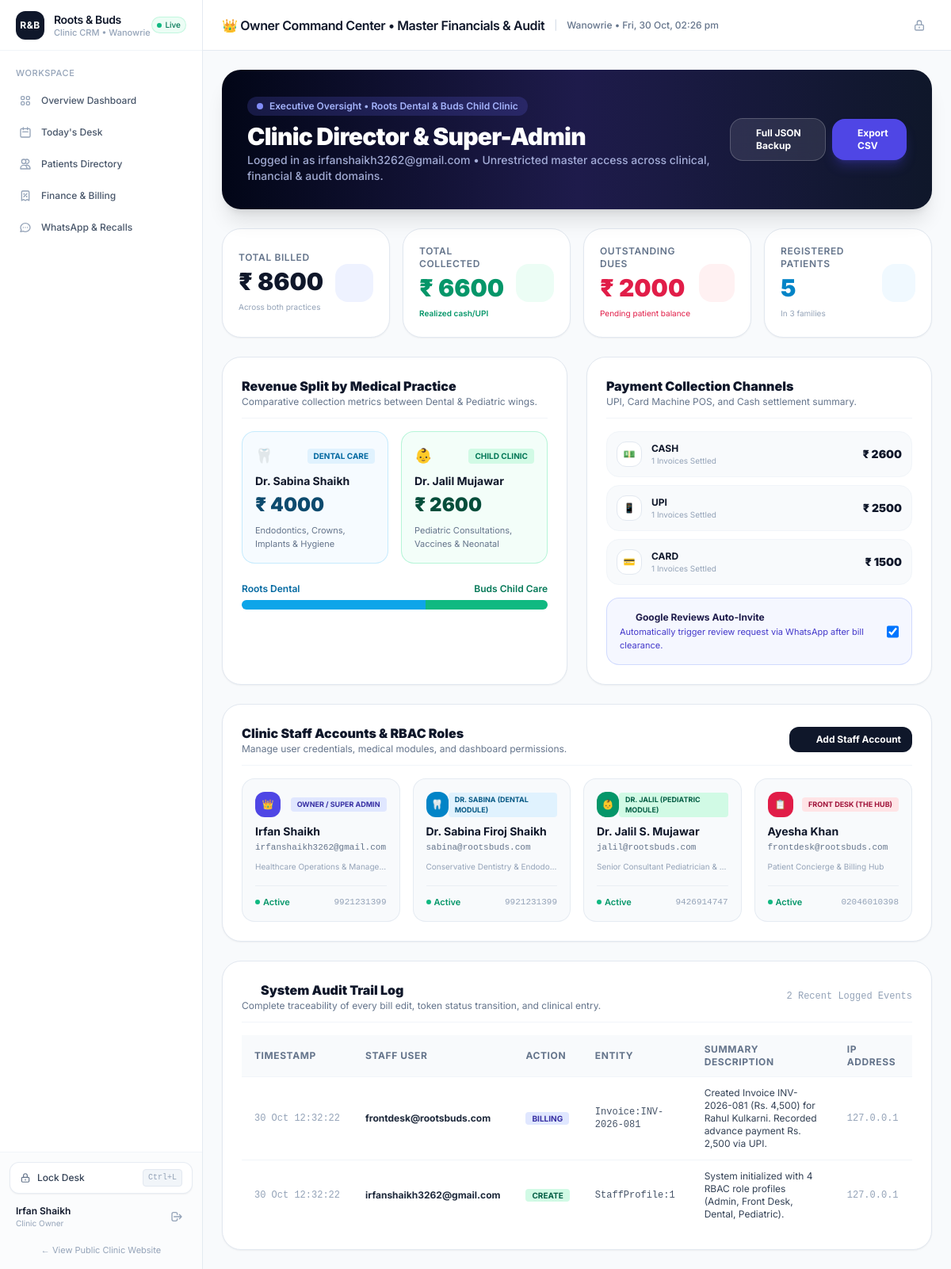
/crm/admin/ (signed in), run on an earlier commit of the app's database.
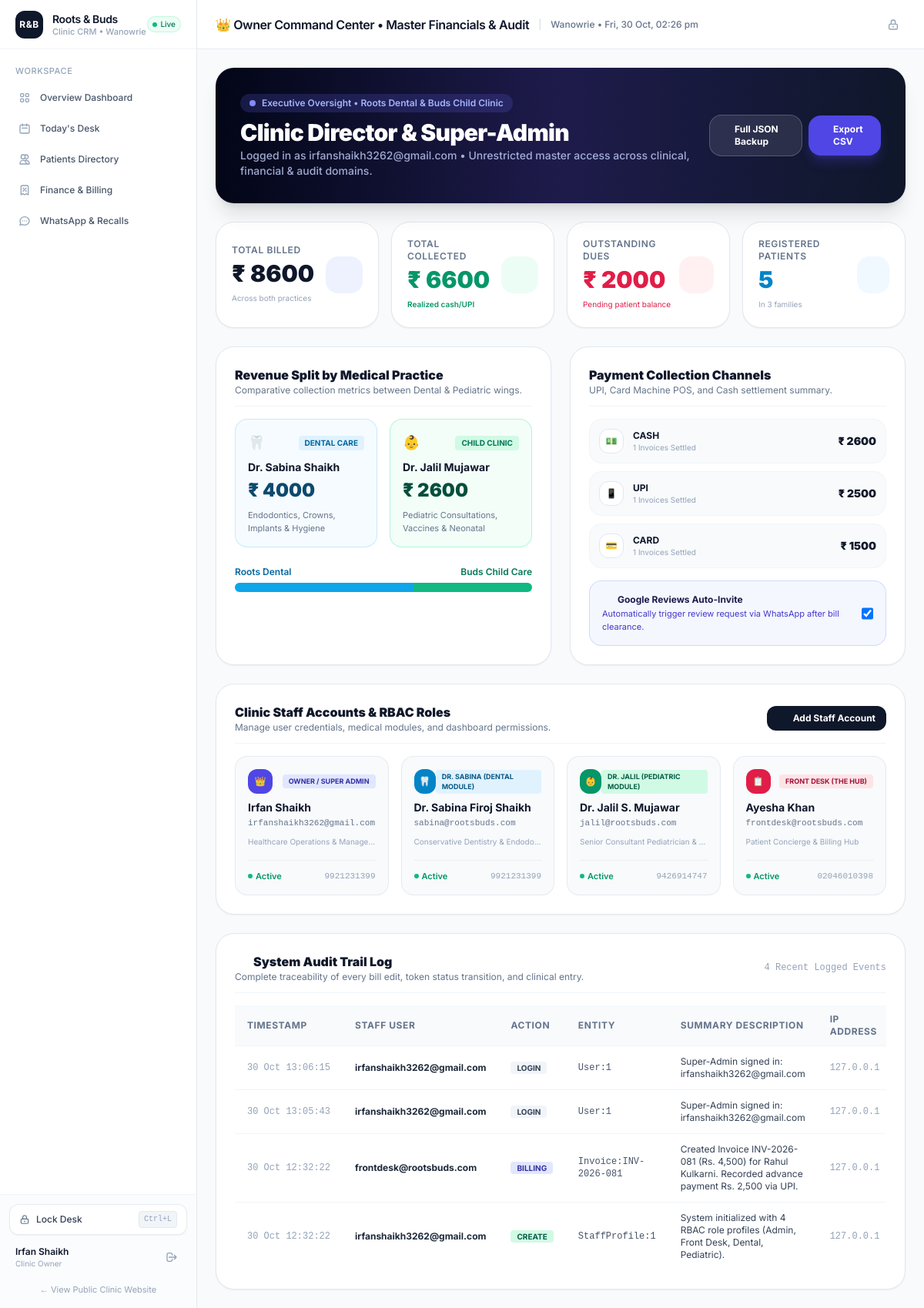
And on a later commit of the database.
### clinic/models.py (models this page shows, shortened)
class Invoice(models.Model):
    CLINIC_CHOICES = [
        ('dental', 'Roots Dental Clinic'),
        ('pediatric', 'Buds Child Clinic'),
    ]
    PAYMENT_METHOD_CHOICES = [
        ('cash', 'Cash'),
        ('upi', 'UPI / GPay / PhonePe'),
        ('card', 'Credit / Debit Card'),
        ('partial', 'Split / Partial Payment'),
    ]
    STATUS_CHOICES = [
        ('paid', 'Fully Paid'),
        ('partial', 'Partially Paid'),
        ('unpaid', 'Unpaid / Due'),
    ]
    invoice_no = models.CharField(max_length=32, unique=True, default=generate_invoice_no)
    patient = models.ForeignKey(Patient, on_delete=models.CASCADE, related_name='invoices')
    family = models.ForeignKey(Family, on_delete=models.SET_NULL, null=True, blank=True, related_name='family_invoices')
    clinic_type = models.CharField(max_length=20, choices=CLINIC_CHOICES, default='dental')
    doctor_name = models.CharField(max_length=120)
    items_json = models.TextField(default='[]')  # [{"item": "Root Canal 1st Visit", "cost": 3500}]
    subtotal = models.DecimalField(max_digits=10, decimal_places=2, default=0.00)
    discount = models.DecimalField(max_digits=10, decimal_places=2, default=0.00)
    tax = models.DecimalField(max_digits=10, decimal_places=2, default=0.00)
    total_amount = models.DecimalField(max_digits=10, decimal_places=2, default=0.00)
    paid_amount = models.DecimalField(max_digits=10, decimal_places=2, default=0.00)
    balance_due = models.DecimalField(max_digits=10, decimal_places=2, default=0.00)
    payment_method = models.CharField(max_length=20, choices=PAYMENT_METHOD_CHOICES, default='upi')
    payment_status = models.CharField(max_length=20, choices=STATUS_CHOICES, default='paid')
    created_by = models.ForeignKey(User, on_delete=models.SET_NULL, null=True, blank=True)
    notes = models.TextField(blank=True, default='')
    created_at = models.DateTimeField(auto_now_add=True)
    class Meta:
        ordering = ['-created_at']

class StaffProfile(models.Model):
    ROLE_CHOICES = [
        ('admin', 'Owner / Super Admin'),
        ('front_desk', 'Front Desk (The Hub)'),
        ('doctor_dental', 'Dr. Sabina (Dental Module)'),
        ('doctor_pediatric', 'Dr. Jalil (Pediatric Module)'),
    ]
    user = models.OneToOneField(User, on_delete=models.CASCADE, related_name='clinic_staff_profile')
    role = models.CharField(max_length=30, choices=ROLE_CHOICES, default='front_desk')
    full_name = models.CharField(max_length=120)
    phone = models.CharField(max_length=30, blank=True, default='')
    qualification = models.CharField(max_length=150, blank=True, default='')
    specialty = models.CharField(max_length=150, blank=True, default='')
    avatar_color = models.CharField(max_length=30, default='bg-indigo-600')

class AuditLog(models.Model):
    ACTION_CHOICES = [
        ('CREATE', 'Created Record'),
        ('UPDATE', 'Modified Record'),
        ('DELETE', 'Deleted Record'),
        ('STATUS_CHANGE', 'Status Changed'),
        ('BILLING', 'Billing / Payment Recorded'),
        ('LOGIN', 'User Sign-in'),
    ]
    user = models.ForeignKey(User, on_delete=models.SET_NULL, null=True, blank=True)
    user_email = models.CharField(max_length=120)
    action_type = models.CharField(max_length=30, choices=ACTION_CHOICES, default='UPDATE')
    target_model = models.CharField(max_length=60)
    target_id = models.CharField(max_length=60)
    summary = models.TextField()
    ip_address = models.CharField(max_length=60, default='127.0.0.1')
    timestamp = models.DateTimeField(auto_now_add=True)
    class Meta:
        ordering = ['-timestamp']

### clinic/views.py (the view)
# urls.py: path('crm/admin/', views.crm_admin_dashboard, name='crm_admin'),
@role_required(['admin'])
def crm_admin_dashboard(request):
    total_revenue = Invoice.objects.aggregate(Sum('total_amount'))['total_amount__sum'] or Decimal('0.00')
    total_collected = Invoice.objects.aggregate(Sum('paid_amount'))['paid_amount__sum'] or Decimal('0.00')
    total_outstanding = Invoice.objects.aggregate(Sum('balance_due'))['balance_due__sum'] or Decimal('0.00')
    dental_revenue = Invoice.objects.filter(clinic_type='dental').aggregate(Sum('paid_amount'))['paid_amount__sum'] or Decimal('0.00')
    pediatric_revenue = Invoice.objects.filter(clinic_type='pediatric').aggregate(Sum('paid_amount'))['paid_amount__sum'] or Decimal('0.00')
    payment_by_method = Invoice.objects.values('payment_method').annotate(
        total=Sum('paid_amount'),
        count=Count('id')
    ).order_by('-total')
    staff_members = StaffProfile.objects.select_related('user').all()
    audit_logs = AuditLog.objects.all()[:40]
    total_families = Family.objects.count()
    total_patients = Patient.objects.count()
    total_appointments = AppointmentRequest.objects.count()
    context = {
        'total_revenue': total_revenue,
        'total_collected': total_collected,
        'total_outstanding': total_outstanding,
        'dental_revenue': dental_revenue,
        'pediatric_revenue': pediatric_revenue,
        'payment_by_method': payment_by_method,
        'staff_members': staff_members,
        'audit_logs': audit_logs,
        'total_families': total_families,
        'total_patients': total_patients,
        'total_appointments': total_appointments,
        'recent_invoices': Invoice.objects.select_related('patient').all()[:15],
        'user_role': 'admin',
    }
    return render(request, 'crm/admin_dashboard.html', context)

### clinic/views.py (called while the page is built, shortened)
def role_required(allowed_roles):
    def decorator(view_func):
        @wraps(view_func)
        def _wrapped_view(request, *args, **kwargs):
            if not request.user.is_authenticated:
                return redirect(f"/crm/login/?next={request.path}")
            profile = getattr(request.user, 'clinic_staff_profile', None)
            user_role = profile.role if profile else ('admin' if request.user.is_superuser else 'front_desk')
            if user_role == 'admin' or request.user.is_superuser:
                return view_func(request, *args, **kwargs)
        return _wrapped_view
    return decorator

### templates/crm/admin_dashboard.html (shortened to what the changed rows need)
{% extends "crm/base_crm.html" %}
{% block page_title %}
<span class="text-indigo-500">👑</span> Owner Command Center &bull; Master Financials &amp; Audit
{% endblock %}
{% block content %}
<div class="space-y-6">
  <div class="bg-gradient-to-r from-slate-950 via-indigo-950 to-slate-900 rounded-3xl p-6 sm:p-8 text-white shadow-xl relative overflow-hidden">
    <div class="relative z-10 flex flex-col md:flex-row md:items-center justify-between gap-4">
      <div>
        <h1 class="text-2xl sm:text-3xl font-heading font-black tracking-tight text-white">
          Clinic Director &amp; Super-Admin
        </h1>
      </div>
    </div>
  </div>
  <div class="grid grid-cols-1 lg:grid-cols-2 gap-6">
    <div class="bg-white rounded-3xl p-6 border border-slate-200 shadow-sm space-y-4">
      <div class="space-y-2.5">
        {% for p in payment_by_method %}
        <div class="p-3 rounded-2xl bg-slate-50 border border-slate-100 flex items-center justify-between">
          <div class="flex items-center gap-3">
            <span class="w-8 h-8 rounded-xl bg-white border border-slate-200 flex items-center justify-center font-bold text-xs text-slate-700">
              {% if p.payment_method == 'upi' %}📱{% elif p.payment_method == 'cash' %}💵{% else %}💳{% endif %}
            </span>
            <div>
              <p class="font-bold text-xs text-slate-900 uppercase">{{ p.payment_method }}</p>
              <p class="text-[10px] text-slate-400">{{ p.count }} Invoices Settled</p>
            </div>
          </div>
          <span class="font-heading font-black text-sm text-slate-900">₹ {{ p.total }}</span>
        </div>
        {% empty %}
        <p class="text-xs text-slate-400">No payment data recorded yet.</p>
        {% endfor %}
      </div>
    </div>
  </div>
  <div class="bg-white rounded-3xl p-6 border border-slate-200 shadow-sm space-y-4">
    <div class="grid grid-cols-1 sm:grid-cols-2 lg:grid-cols-4 gap-4">
      {% for s in staff_members %}
      <div class="p-4 rounded-2xl bg-slate-50 border border-slate-200/80 flex flex-col justify-between">
        <div>
          <div class="flex items-center justify-between mb-2">
            <span class="w-8 h-8 rounded-xl {{ s.avatar_color }} text-white flex items-center justify-center font-bold text-xs">
              {% if s.role == 'admin' %}👑{% elif s.role == 'doctor_dental' %}🦷{% elif s.role == 'doctor_pediatric' %}👶{% else %}📋{% endif %}
            </span>
            <span class="px-2 py-0.5 rounded text-[9px] font-bold uppercase {% if s.role == 'admin' %}bg-indigo-100 text-indigo-800{% elif s.role == 'doctor_dental' %}bg-sky-100 text-sky-800{% elif s.role == 'doctor_pediatric' %}bg-emerald-100 text-emerald-800{% else %}bg-rose-100 text-rose-800{% endif %}">
              {{ s.get_role_display }}
            </span>
          </div>
          <h4 class="font-heading font-bold text-sm text-slate-900">{{ s.full_name }}</h4>
          <p class="text-[11px] font-mono text-slate-500 mt-0.5 truncate">{{ s.user.email }}</p>
          <p class="text-[10px] text-slate-400 mt-2 truncate">{{ s.specialty }}</p>
        </div>
        <div class="mt-4 pt-3 border-t border-slate-200/60 flex items-center justify-between text-[11px]">
          <span class="text-emerald-600 font-semibold flex items-center gap-1">
            <span class="w-1.5 h-1.5 rounded-full bg-emerald-500"></span> Active
          </span>
          <span class="text-slate-400 font-mono">{{ s.phone }}</span>
        </div>
      </div>
      {% endfor %}
    </div>
  </div>
  <div class="bg-white rounded-3xl p-6 border border-slate-200 shadow-sm space-y-4">
    <div class="flex items-center justify-between pb-3 border-b border-slate-100">
      <div>
        <h3 class="font-heading font-black text-base text-slate-900 flex items-center gap-2">
        </h3>
        <p class="text-xs text-slate-500">Complete traceability of every bill edit, token status transition, and clinical entry.</p>
      </div>
      <span class="text-xs text-slate-400 font-mono">{{ audit_logs.count }} Recent Logged Events</span>
    </div>
    <div class="overflow-x-auto">
      <table class="w-full text-left text-xs">
        <thead class="bg-slate-50 text-slate-500 uppercase tracking-wider font-semibold border-b border-slate-100">
          <tr>
            <th class="py-2.5 px-4">Timestamp</th>
            <th class="py-2.5 px-4">Staff User</th>
            <th class="py-2.5 px-4">Action</th>
            <th class="py-2.5 px-4">Entity</th>
            <th class="py-2.5 px-4">Summary Description</th>
            <th class="py-2.5 px-4">IP Address</th>
          </tr>
        </thead>
        <tbody class="divide-y divide-slate-100 font-sans">
          {% for log in audit_logs %}
          <tr class="hover:bg-slate-50/50">
            <td class="py-3 px-4 font-mono text-slate-400 whitespace-nowrap">{{ log.timestamp|date:"d M H:i:s" }}</td>
            <td class="py-3 px-4 font-bold text-slate-800">{{ log.user_email }}</td>
            <td class="py-3 px-4">
              <span class="px-2 py-0.5 rounded text-[10px] font-bold uppercase {% if log.action_type == 'CREATE' %}bg-emerald-100 text-emerald-800{% elif log.action_type == 'BILLING' %}bg-indigo-100 text-indigo-800{% elif log.action_type == 'STATUS_CHANGE' %}bg-amber-100 text-amber-800{% else %}bg-slate-100 text-slate-700{% endif %}">
                {{ log.action_type }}
              </span>
            </td>
            <td class="py-3 px-4 font-mono text-slate-600">{{ log.target_model }}:{{ log.target_id }}</td>
            <td class="py-3 px-4 text-slate-700">{{ log.summary }}</td>
            <td class="py-3 px-4 font-mono text-slate-400">{{ log.ip_address }}</td>
          </tr>
          {% empty %}
          <tr>
            <td colspan="6" class="py-6 text-center text-slate-400">No audit events recorded yet.</td>
          </tr>
          {% endfor %}
        </tbody>
      </table>
    </div>
  </div>
</div>
{% endblock %}

What changed in the data, as far as the page shows it:
added AuditLog: timestamp "30 Oct 13:06:15", user_email "irfanshaikh3262@gmail.com", action_type "LOGIN", target_model "User", target_id "1", summary "Super-Admin signed in: irfanshaikh3262@gmail.com", ip_address "127.0.0.1"
added AuditLog: timestamp "30 Oct 13:05:43", user_email "irfanshaikh3262@gmail.com", action_type "LOGIN", target_model "User", target_id "1", summary "Super-Admin signed in: irfanshaikh3262@gmail.com", ip_address "127.0.0.1"
Also different on the page:
{{ audit_logs.count }}: "2" → "4"
